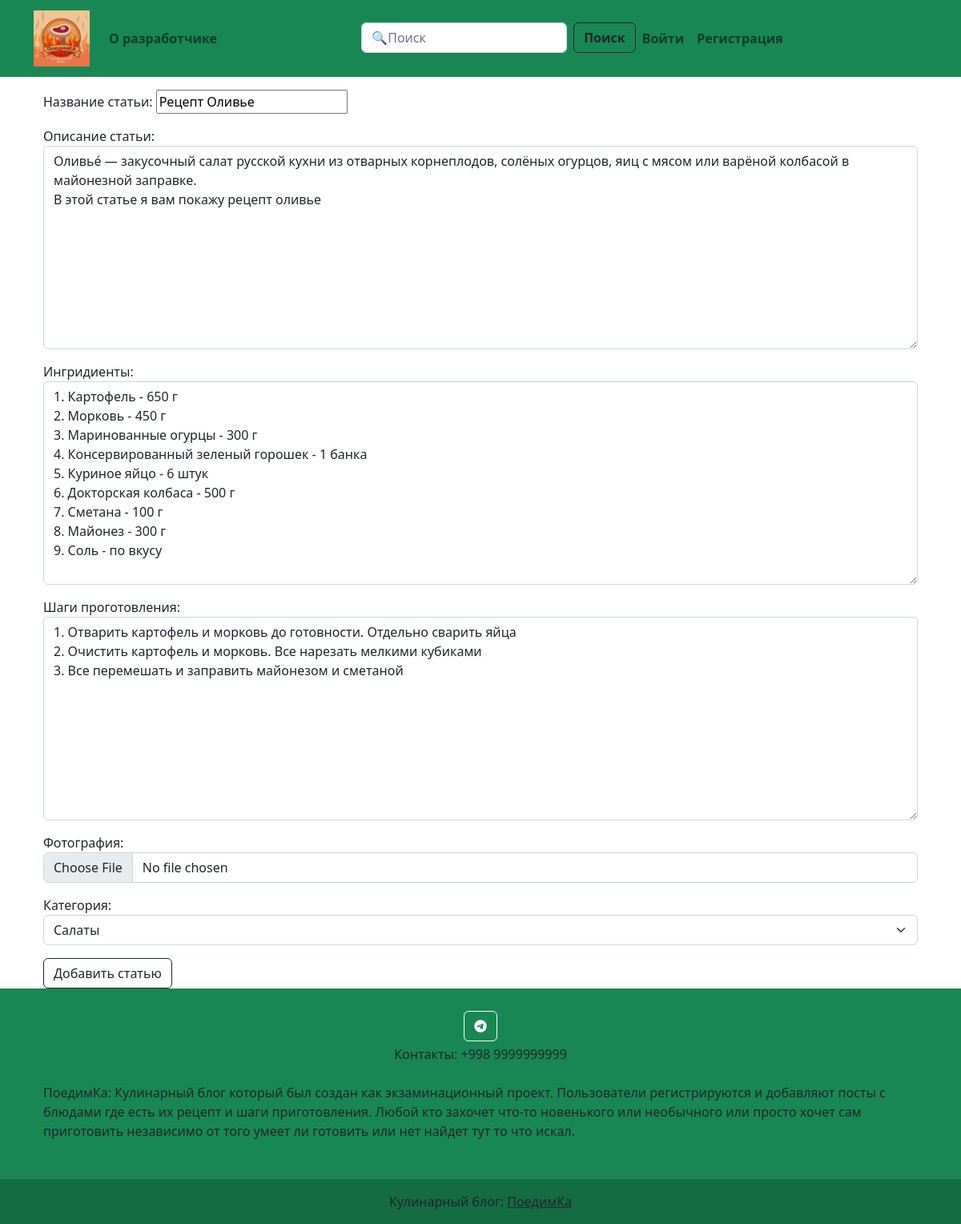
The page /article/17/update on the database its author committed.
### blog/models.py (models this page shows, shortened)
class Article(models.Model):
    title = models.CharField(max_length=150, unique=True, verbose_name='Название статьи')
    content = models.TextField(verbose_name='Описание статьи')
    ingredients = models.TextField(verbose_name='Ингридиенты')
    cooking = models.TextField(verbose_name='Шаги проготовления')
    photo = models.ImageField(upload_to='photos/', null=True, blank=True, verbose_name='Фотография')
    created_at = models.DateTimeField(auto_now_add=True, verbose_name='Дата создания')
    updated_at = models.DateTimeField(auto_now=True, verbose_name='Дата обновления')
    publish = models.BooleanField(default=True, verbose_name='Статус статьи')
    views = models.IntegerField(default=0, verbose_name='Просмотры')
    category = models.ForeignKey(Category, on_delete=models.CASCADE, verbose_name='Категория')
    class Meta:
        verbose_name = 'Статья'
        verbose_name_plural = 'Статьи'

class Category(models.Model):
    title = models.CharField(max_length=30, unique=True, verbose_name='Название категории')
    def __str__(self):
        return self.title
    class Meta:
        verbose_name = 'Категория'
        verbose_name_plural = 'Категории'

### blog/views.py (the view)
# urls.py: path('article/<int:pk>/update', ArticleUpdate.as_view(), name='article_update'),
class ArticleUpdate(UpdateView):
    model = Article
    form_class = ArticleForm
    template_name = 'blog/article_form.html'

### blog/forms.py
class ArticleForm(forms.ModelForm):
    class Meta:
        model = Article
        fields = (
            'title',
            'content',
            'ingredients',
            'cooking',
            'photo',
            'category'
        )
        widgets = {
            'title': forms.TextInput(attrs={
                'class': 'form_control',
                'placeholder': 'Название статьи'
            }),
            'content': forms.Textarea(attrs={
                'class': 'form-control',
                'placeholder': 'Описание статьи'
            }),
            'ingredients': forms.Textarea(attrs={
                'class': 'form-control',
                'placeholder': 'Ингредиенты'
            }),
            'cooking': forms.Textarea(attrs={
                'class': 'form-control',
                'placeholder': 'Шаги приготовления'
            }),
            'photo': forms.FileInput(attrs={
                'class': 'form-control',
                'placeholder': 'Выберите фотографию'
            }),
            'category': forms.Select(attrs={
                'class': 'form-select',
                'placeholder': 'Выберите категорию'
            })
        }

### blog/templates/blog/article_form.html (shortened to what this page needs)
{% extends 'base.html' %}
{% block main %}
<div class="container">
<form action="" method="post" enctype="multipart/form-data">
  {{ form.as_p }}
  <button type="submit" class="btn btn-outline-dark">Добавить статью</button>
</form>
</div>
{% endblock main %}

### rows shown on the page
Article: title "Рецепт Оливье", content "Оливье́ — закусочный салат русской кухни из отварных корнеплодов, солёных огурцов, яиц с мясом или варёной колбасой в майонезной заправке. В этой статье я вам покажу рецепт оливье", ingredients "1. Картофель - 650 г 2. Морковь - 450 г 3. Маринованные огурцы - 300 г 4. Консервированный зеленый горошек - 1 банка 5. Куриное яйцо - 6 штук 6. Докторская колбаса - 500 г 7. Сметана - 100 г 8. Майонез - 300 г 9. Соль - по вкусу", cooking "1. Отварить картофель и морковь до готовности. Отдельно сварить яйца 2. Очистить картофель и морковь. Все нарезать мелкими кубиками 3. Все перемешать и заправить майонезом и сметаной", category "Салаты"
